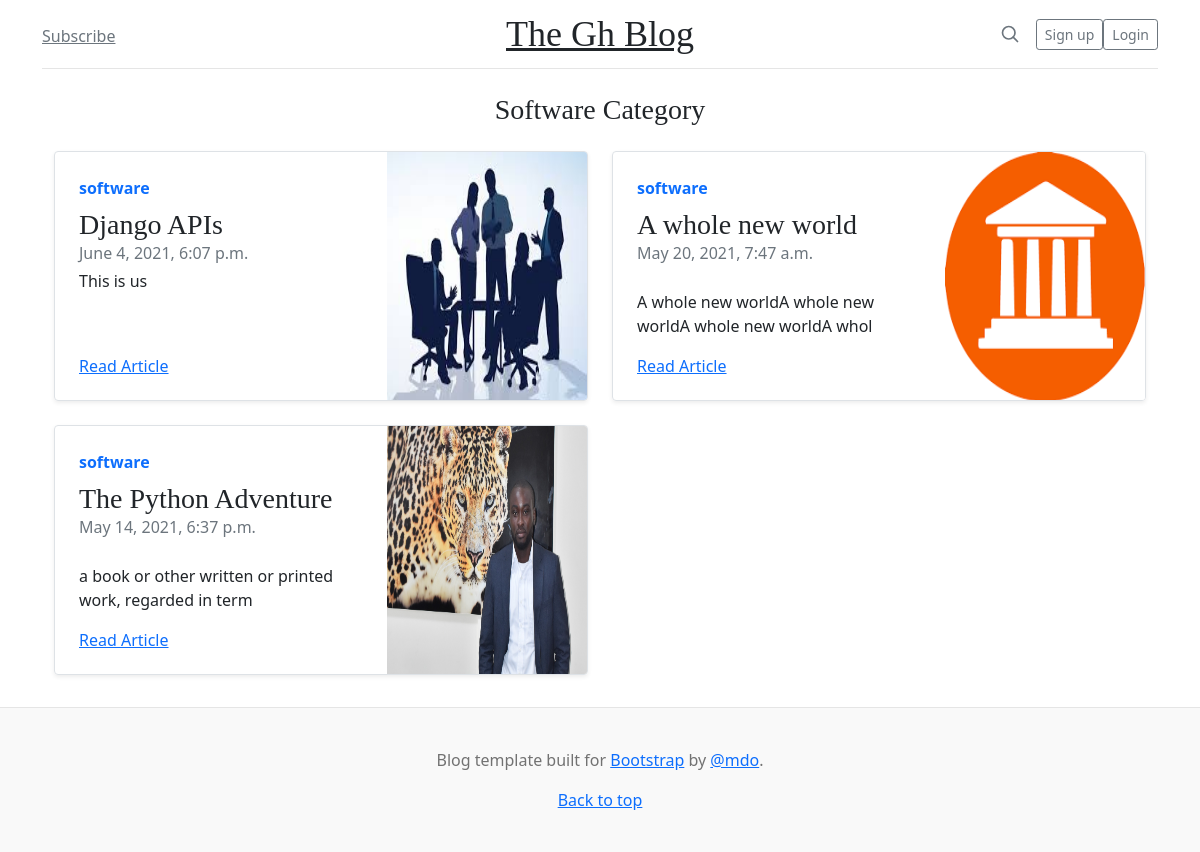
Page /category/software on the committed database.
### blog/models.py (models this page shows, shortened)
class Category(models.Model):
    name = models.CharField(max_length=50)
    slug = models.SlugField(unique=True)
    def __str__(self):
        return self.name
    class Meta:
        verbose_name = 'Category'
        verbose_name_plural = 'Categories'

class Blog(models.Model):
    STATUS_CHOICES = (
        ('draft', 'draft'),
        ('published', 'published')
    )
    author = models.ForeignKey(User, on_delete=models.CASCADE)
    title = models.CharField(max_length=105)
    cover_image = models.ImageField(upload_to='images/', blank=True, null=True)
    body = RichTextField()
    date_published = models.DateTimeField()
    status = models.CharField(max_length=10, choices=STATUS_CHOICES)
    category = models.ForeignKey(Category, related_name='posts', on_delete=models.CASCADE, max_length=50)
    def summary(self):
        return self.body[:60]
    class Meta:
        ordering = ('-date_published',)

### blog/views.py (the view)
# urls.py: path('category/<str:cat>', views.category_view, name='category_view')
def category_view(request, cat):
    category = get_object_or_404(Category, name=cat)
    posts = Blog.objects.filter(category=category)
    template_name = 'blog/categories.html'
    context = {'posts': posts, 'category': category}
    return render(request, template_name, context)

### blog/templates/blog/categories.html (shortened to what this page needs)
{% extends 'blog/base.html' %}
{% load static %}
  {% block content %}
    <div class="mt-4 mb-4">
      <h3 style="text-align: center;">{{category|title}} Category</h3>
    </div>
  <div class="container">
    <div class="row mb-2">
      {% for post in category.posts.all %}
        <div class="col-md-6">
            <div class="row g-0 border rounded overflow-hidden flex-md-row mb-4 shadow-sm h-md-250 position-relative">
              <div class="col p-4 d-flex flex-column position-static">
                <strong class="d-inline-block mb-2 text-primary">{{post.category}}</strong>
                <h3 class="mb-0">{{post.title}}</h3>
                <div class="mb-1 text-muted">{{post.date_published}}</div>
                <p class="card-text mb-auto">{{post.summary|safe}}</p>
                <a href="{% url 'detail_view' post.id %}" class="stretched-link">Read Article</a>
              </div>
              <div class="col-auto d-none d-lg-block">
                <img src="{{post.cover_image.url}}" alt="" class="bd-placeholder-img" width="200" height="250">
              </div>
            </div>
          </div>
      {% empty %}
      <h5>No posts under this category</h5>
      {% endfor %}
      </div>
  </div>
  {% endblock %}

### blog/static/blog/styles.css (style rules this page uses)
h1, h2, h3, h4, h5, h6 { font-family: "Playfair Display", Georgia, "Times New Roman", serif; }
@media (min-width: 768px) { .h-md-250 { height: 250px; } }

### blog/templates/blog/base.html (style rules this page uses)
.bd-placeholder-img { font-size: 1.125rem; text-anchor: middle; -webkit-user-select: none; -moz-user-select: none; user-select: none; }

### rows in the picture
Category: name "Software"
Blog: category "software", title "Django APIs", date_published "June 4, 2021, 6:07 p.m.", summary "This is us", cover_image (picture)
Blog: category "software", title "A whole new world", date_published "May 20, 2021, 7:47 a.m.", summary "A whole new worldA whole new worldA whole new worldA whol", cover_image (picture)
Blog: category "software", title "The Python Adventure", date_published "May 14, 2021, 6:37 p.m.", summary "a book or other written or printed work, regarded in term", cover_image (picture)
